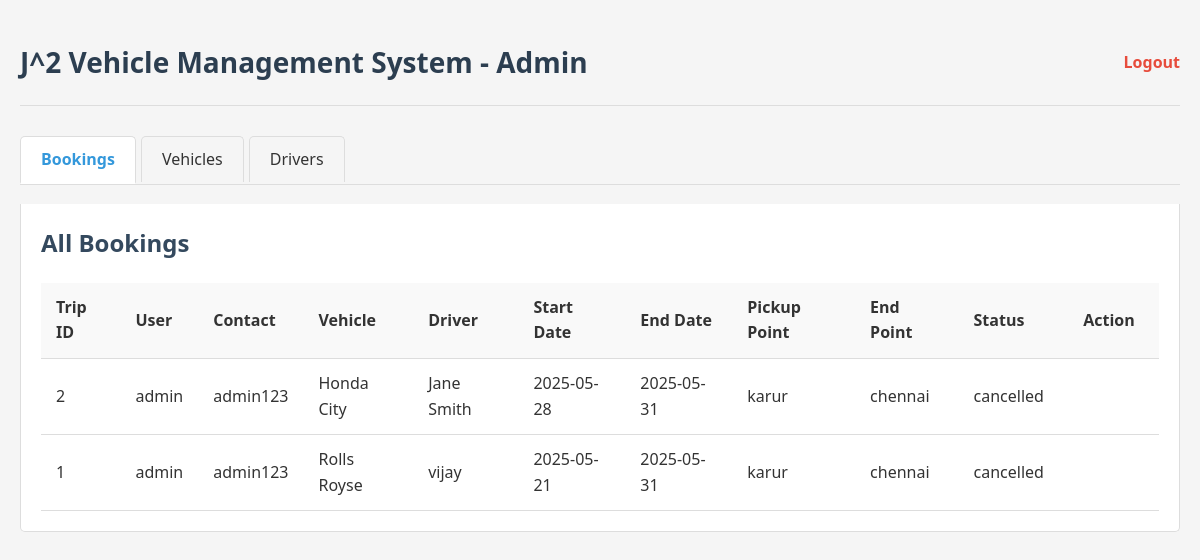
The app's page /admin/dashboard (signed in) with its own data.
### tables this page shows
CREATE TABLE trips (
        id INTEGER PRIMARY KEY AUTOINCREMENT,
        user_id INTEGER NOT NULL,
        vehicle_id INTEGER NOT NULL,
        driver_id INTEGER NOT NULL,
        start_date TEXT NOT NULL,
        end_date TEXT NOT NULL,
        pickup_point TEXT NOT NULL,
        end_point TEXT NOT NULL,
        status TEXT DEFAULT 'booked',
        FOREIGN KEY (user_id) REFERENCES users (id),
        FOREIGN KEY (vehicle_id) REFERENCES vehicles (id),
        FOREIGN KEY (driver_id) REFERENCES drivers (id)
    );

CREATE TABLE users (
        id INTEGER PRIMARY KEY AUTOINCREMENT,
        username TEXT NOT NULL,
        contact TEXT NOT NULL
    );

CREATE TABLE vehicles (
        id INTEGER PRIMARY KEY AUTOINCREMENT,
        name TEXT NOT NULL,
        model TEXT NOT NULL,
        capacity INTEGER NOT NULL
    );

CREATE TABLE drivers (
        id INTEGER PRIMARY KEY AUTOINCREMENT,
        name TEXT NOT NULL,
        experience INTEGER NOT NULL
    );

### app.py (the view)
@app.route('/admin/dashboard')
def admin_dashboard():
    if 'admin' not in session:
        return redirect(url_for('admin'))
    conn = sqlite3.connect('database.db')
    conn.row_factory = sqlite3.Row
    cursor = conn.cursor()
    cursor.execute('''
    SELECT t.id, u.username, u.contact, v.name as vehicle_name, d.name as driver_name,
           t.start_date, t.end_date, t.pickup_point, t.end_point, t.status
    FROM trips t
    JOIN users u ON t.user_id = u.id
    JOIN vehicles v ON t.vehicle_id = v.id
    JOIN drivers d ON t.driver_id = d.id
    ORDER BY t.id DESC
    ''')
    trips = cursor.fetchall()
    cursor.execute("SELECT id, name, model, capacity FROM vehicles")
    vehicles = cursor.fetchall()
    cursor.execute("SELECT id, name, experience FROM drivers")
    drivers = cursor.fetchall()
    conn.close()
    return render_template('admin.html', trips=trips, vehicles=vehicles, drivers=drivers, dashboard=True)

### templates/admin.html (shortened to what this page needs)
<!DOCTYPE html>
<html lang="en">
<head>
    <link rel="stylesheet" href="{{ url_for('static', filename='css/style.css') }}">
    <link rel="stylesheet" href="{{ url_for('static', filename='css/admin.css') }}">
</head>
<body>
    <div class="container">
        <header>
            <h1>J^2 Vehicle Management System - Admin</h1>
            {% if dashboard %}
            <div class="admin-info">
                <a href="{{ url_for('admin_logout') }}" class="logout-btn">Logout</a>
            </div>
            {% endif %}
        </header>
        <div class="content">
            {% if not dashboard %}
            <div class="admin-login-container">
                <h2>Admin Login</h2>
                <form action="{{ url_for('admin_login') }}" method="post">
                    <div class="form-group">
                        <label for="username">Username</label>
                        <input type="text" id="username" name="username" required>
                    </div>
                    <div class="form-group">
                        <label for="password">Password</label>
                        <input type="password" id="password" name="password" required>
                    </div>
                    <button type="submit" class="btn login-btn">Login</button>
                </form>
                <div class="back-link">
                    <a href="{{ url_for('index') }}">Back to User Login</a>
                </div>
            </div>
            {% else %}
            <div class="admin-dashboard">
                <div class="admin-tabs">
                    <ul class="tab-links">
                        <li><a href="#bookings" class="tab-link active" onclick="openTab(event, 'bookings')">Bookings</a></li>
                        <li><a href="#vehicles" class="tab-link" onclick="openTab(event, 'vehicles')">Vehicles</a></li>
                        <li><a href="#drivers" class="tab-link" onclick="openTab(event, 'drivers')">Drivers</a></li>
                    </ul>
                </div>
                <div id="bookings" class="tab-content active">
                    <h2>All Bookings</h2>
                    {% if trips %}
                    <div class="trips-table">
                        <table>
                            <thead>
                                <tr>
                                    <th>Trip ID</th>
                                    <th>User</th>
                                    <th>Contact</th>
                                    <th>Vehicle</th>
                                    <th>Driver</th>
                                    <th>Start Date</th>
                                    <th>End Date</th>
                                    <th>Pickup Point</th>
                                    <th>End Point</th>
                                    <th>Status</th>
                                    <th>Action</th>
                                </tr>
                            </thead>
                            <tbody>
                                {% for trip in trips %}
                                <tr>
                                    <td>{{ trip.id }}</td>
                                    <td>{{ trip.username }}</td>
                                    <td>{{ trip.contact }}</td>
                                    <td>{{ trip.vehicle_name }}</td>
                                    <td>{{ trip.driver_name }}</td>
                                    <td>{{ trip.start_date }}</td>
                                    <td>{{ trip.end_date }}</td>
                                    <td>{{ trip.pickup_point }}</td>
                                    <td>{{ trip.end_point }}</td>
                                    <td>{{ trip.status }}</td>
                                    <td>
                                    </td>
                                </tr>
                                {% endfor %}
                            </tbody>
                        </table>
                    </div>
                    {% else %}
                    <div class="no-trips">
                        <p>No bookings found in the system.</p>
                    </div>
                    {% endif %}
                </div>
            </div>
            {% endif %}
        </div>
    </div>
</body>
</html>

### static/css/style.css (style rules this page uses)
* { margin: 0; padding: 0; box-sizing: border-box; font-family: 'Segoe UI', Tahoma, Geneva, Verdana, sans-serif; }
body { background-color: #f5f5f5; color: #333; line-height: 1.6; }
.container { max-width: 1200px; margin: 0 auto; padding: 20px; }
header { display: flex; justify-content: space-between; align-items: center; padding: 20px 0; border-bottom: 1px solid #ddd; margin-bottom: 30px; }
h1 { color: #2c3e50; font-size: 28px; }
h2 { color: #34495e; margin-bottom: 20px; }
.logout-btn { color: #e74c3c; text-decoration: none; font-weight: 600; }
table { width: 100%; border-collapse: collapse; margin-top: 20px; }
table th, table td { padding: 12px 15px; text-align: left; border-bottom: 1px solid #ddd; }
table th { background-color: #f9f9f9; font-weight: 600; }
table th:last-child, table td:last-child { text-align: center; width: 100px; }

### static/css/admin.css (style rules this page uses)
.admin-tabs { margin-bottom: 20px; }
.tab-links { list-style-type: none; display: flex; border-bottom: 1px solid #ddd; padding: 0; }
.tab-links li { margin-right: 5px; }
.tab-link { display: block; padding: 10px 20px; text-decoration: none; background-color: #f5f5f5; color: #333; border: 1px solid #ddd; border-bottom: none; border-radius: 5px 5px 0 0; }
.tab-link.active { background-color: white; border-bottom: 2px solid white; color: #3498db; font-weight: 600; }
.tab-content { display: none; background: white; padding: 20px; border: 1px solid #ddd; border-top: none; border-radius: 0 0 5px 5px; margin-top: -1px; }
.tab-content.active { display: block; }

### records on screen
trips: id "2", username "admin", contact "admin123", vehicle_name "Honda City", driver_name "Jane Smith", start_date "2025-05-28", end_date "2025-05-31", pickup_point "karur", end_point "chennai", status "cancelled"
trips: id "1", username "admin", contact "admin123", vehicle_name "Rolls Royse", driver_name "vijay", start_date "2025-05-21", end_date "2025-05-31", pickup_point "karur", end_point "chennai", status "cancelled"
